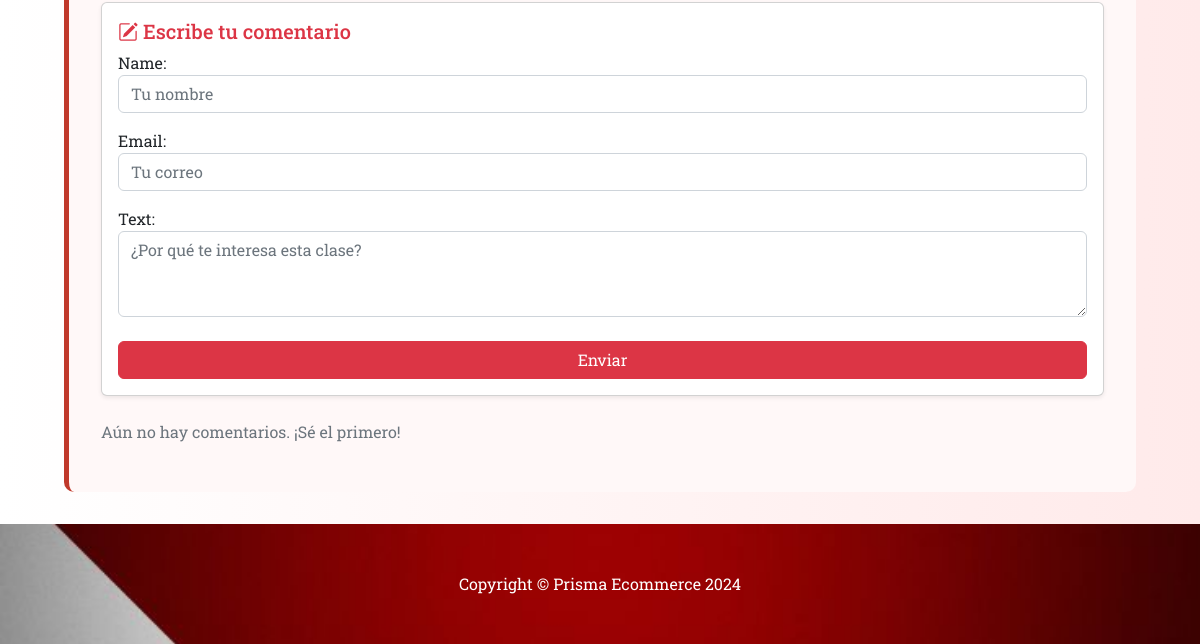
/product/6 (lower part), run on an earlier commit of the app's database.
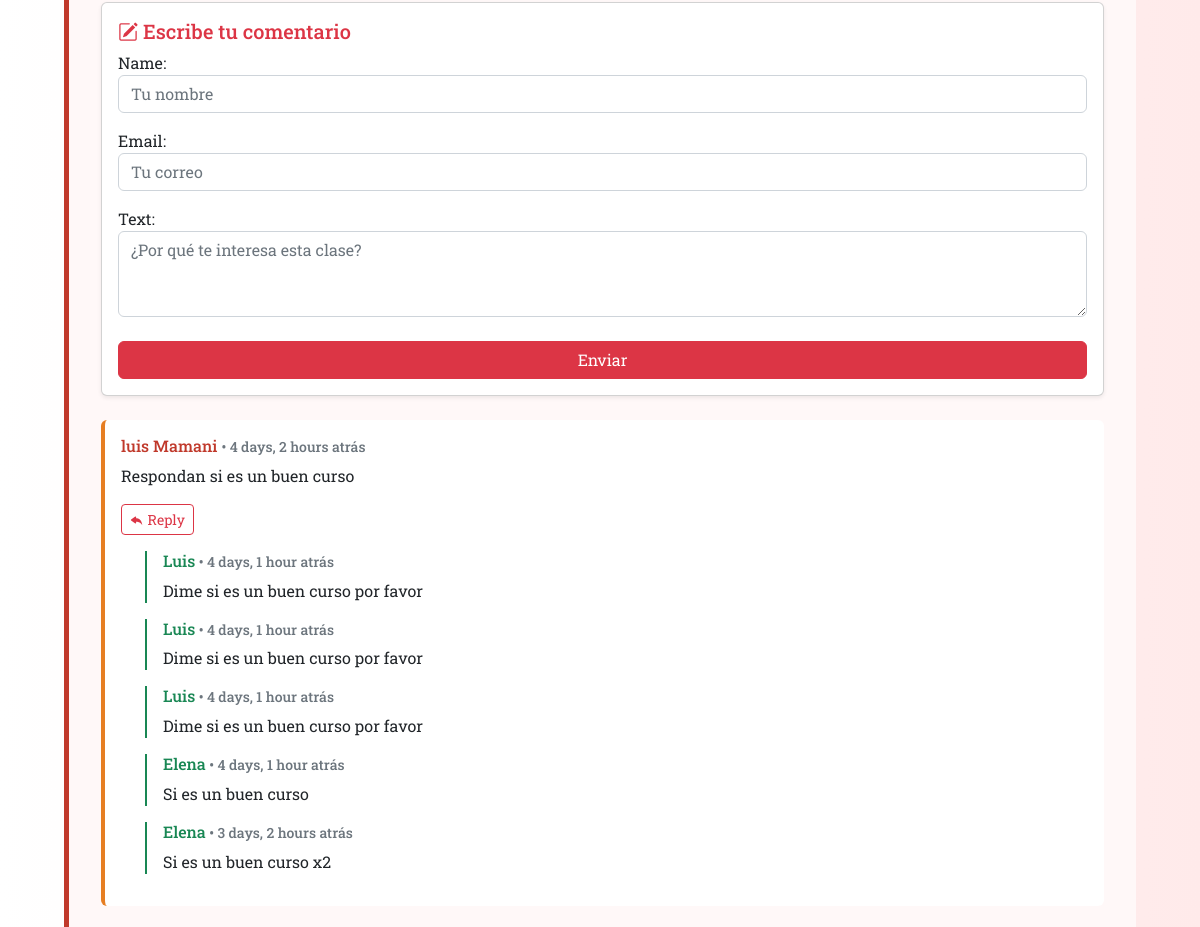
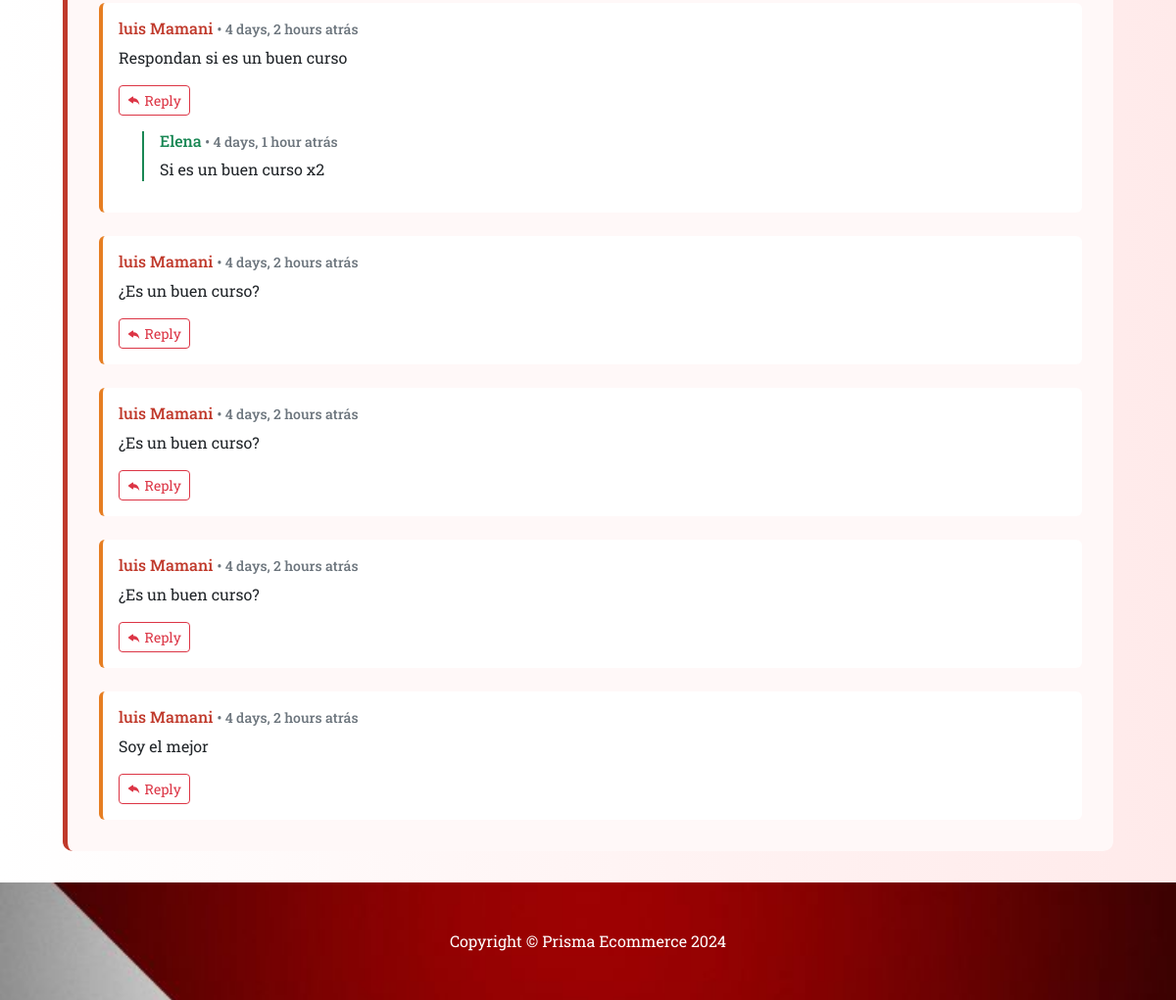
And on a later commit of the database (2 pictures, top to bottom).
### store/models.py (models this page shows, shortened)
class Comment(models.Model):
    user = models.ForeignKey(
        User,
        related_name='user_comment',
        on_delete=models.CASCADE, null=True
    )
    product = models.ForeignKey(
        Product,
        related_name='product_comment',
        on_delete=models.CASCADE
    )
    name = models.CharField(max_length=100, null=True)
    email = models.EmailField(null=True)  # Nuevo campo 'email'
    text = models.TextField(null=True)
    time_begin = models.DateTimeField(null=True)  # Nuevo campo 'time_begin'
    time_final = models.DateTimeField(null=True)  # Nuevo campo 'time_final'
    topic = models.CharField(max_length=200, null=True)  # Nuevo campo 'topic'
    created_date = models.DateTimeField(auto_now_add=True)
    class Meta:
        ordering = ['-created_date']  # 🔥 Esto asegura el orden DESC en toda la app

class CommentResponse(models.Model):
    comment = models.ForeignKey(Comment, related_name='responses', on_delete=models.CASCADE)
    responder_name = models.CharField(max_length=100)
    response_text = models.TextField()
    created_at = models.DateTimeField(auto_now_add=True)

### store/views.py (the view)
# urls.py: path('product/<int:pk>', views.product, name='product'),
def product(request, pk):
    product = get_object_or_404(Product, id=pk)
    comments = Comment.objects.filter(product=product)
    if request.method == 'POST' and 'comment_form' in request.POST:
        form = CommentForm(request.POST)
        if form.is_valid():
            comment = form.save(commit=False)
            comment.product = product
            if request.user.is_authenticated:
                comment.user = request.user
            comment.save()
            return redirect('product',pk=pk)
    else:
        form = CommentForm()
    if request.method == 'POST' and 'respuesta_form' in request.POST:
        comment_id = request.POST.get('comment_id')
        comment_obj = get_object_or_404(Comment, id=comment_id)
        response_form = CommentResponseForm(request.POST)
        if response_form.is_valid():
            response = response_form.save(commit=False)
            response.comment = comment_obj
            response.save()
            return redirect('product',pk=pk)
    else:
        response_form = CommentResponseForm()
    return render(request, 'product.html', {
        'product': product,
        'form': form,
        'comments': comments,
        'response_form': response_form,
    })

### store/forms.py
class CommentForm(forms.ModelForm):
    class Meta:
        model = Comment
        fields = ['name', 'email', 'text']
        widgets = {
            'name': forms.TextInput(attrs={'class': 'form-control', 'placeholder': 'Tu nombre'}),
            'email': forms.EmailInput(attrs={'class': 'form-control', 'placeholder': 'Tu correo'}),
            'text': forms.Textarea(attrs={'class': 'form-control', 'placeholder': '¿Por qué te interesa esta clase?', 'rows': 3}),
        }

class CommentResponseForm(forms.ModelForm):
    class Meta:
        model = CommentResponse
        fields = ['responder_name', 'response_text']
        widgets = {
            'responder_name': forms.TextInput(attrs={'class': 'form-control', 'placeholder': 'Tu nombre'}),
            'response_text': forms.Textarea(attrs={'class': 'form-control', 'placeholder': '¿Qué te motivó a matricularte?', 'rows': 2}),
        }

### cart/cart.py (called while the page is built)
    def __len__(self):
        return len(self.cart)

### cart/context_processors.py (called while the page is built)
def cart(request):
    return {'cart': Cart(request)}

### store/templates/product.html (shortened to what this page needs)
{% extends 'base.html' %}
{% block content %}
<div class="comments">
  <div class="card shadow-sm mb-4">
    <div class="card-body">
      <h5 class="text-danger"><i class="bi bi-pencil-square"></i> Escribe tu comentario</h5>
      <form method="post">
        {{ form.as_p }}
        <button type="submit" name="comment_form" class="btn btn-danger w-100 mt-2">
           Enviar
        </button>
      </form>
    </div>
  </div>
  {% for comment in comments %}
  <div class="card-comment">
    <h6>{{ comment.name }} <small class="text-muted">• {{ comment.created_date|timesince }} atrás</small></h6>
    <p>{{ comment.text }}</p>
    <button class="btn btn-sm btn-outline-danger" data-bs-toggle="collapse" data-bs-target="#reply{{ comment.id }}">
      <i class="bi bi-reply-fill"></i> Reply
    </button>
    {% for response in comment.responses.all %}
    <div class="mt-3 ms-4 ps-3 border-start border-2 border-success">
      <h6 class="text-success">{{ response.responder_name }}<small class="text-muted"> • {{ response.created_at|timesince }} atrás</small></h6>
      <p>{{ response.response_text }}</p>
    </div>
    {% endfor %}
  </div>
  {% empty %}
  <p class="text-muted">Aún no hay comentarios. ¡Sé el primero!</p>
  {% endfor %}
</div>
{% endblock %}

What changed in the data, as far as the page shows it:
added Comment: name "luis Mamani", created_date "4 days, 2 hours", text "Respondan si es un buen curso"
added CommentResponse: responder_name "Luis", created_at "4 days, 1 hour", response_text "Dime si es un buen curso por favor", shown under "luis Mamani"
added CommentResponse: responder_name "Luis", created_at "4 days, 1 hour", response_text "Dime si es un buen curso por favor", shown under "luis Mamani"
added CommentResponse: responder_name "Luis", created_at "4 days, 1 hour", response_text "Dime si es un buen curso por favor", shown under "luis Mamani"
added CommentResponse: responder_name "Elena", created_at "4 days, 1 hour", response_text "Si es un buen curso", shown under "luis Mamani"
added CommentResponse: responder_name "Elena", created_at "3 days, 2 hours", response_text "Si es un buen curso x2", shown under "luis Mamani"
added Comment: name "luis Mamani", created_date "4 days, 2 hours", text "Respondan si es un buen curso"
added CommentResponse: responder_name "Elena", created_at "4 days, 1 hour", response_text "Si es un buen curso x2", shown under "luis Mamani"
added Comment: name "luis Mamani", created_date "4 days, 2 hours", text "¿Es un buen curso?"
added Comment: name "luis Mamani", created_date "4 days, 2 hours", text "¿Es un buen curso?"
added Comment: name "luis Mamani", created_date "4 days, 2 hours", text "¿Es un buen curso?"
added Comment: name "luis Mamani", created_date "4 days, 2 hours", text "Soy el mejor"
Also different on the page:
text no longer shown: "Aún no hay comentarios. ¡Sé el primero!"
